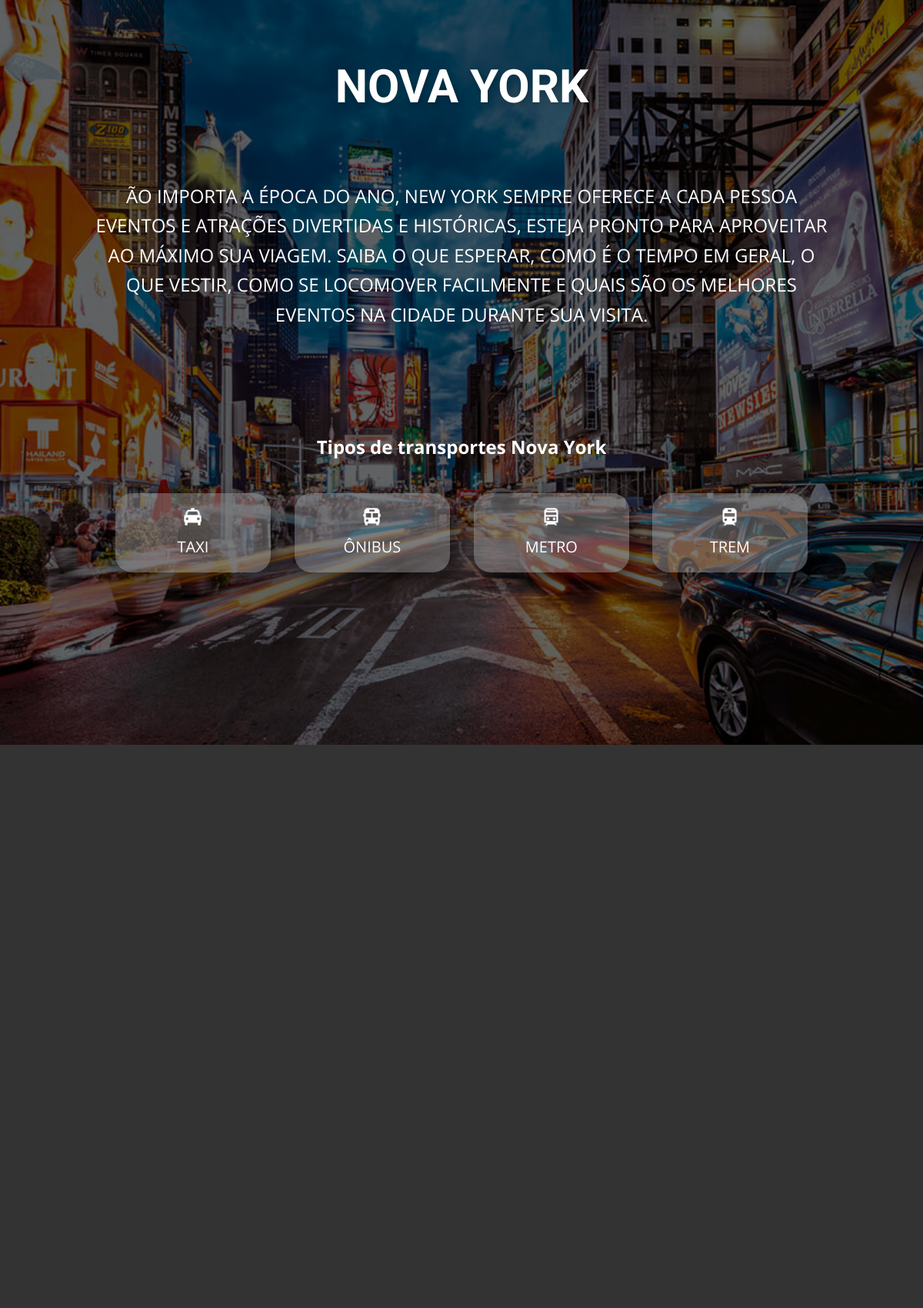
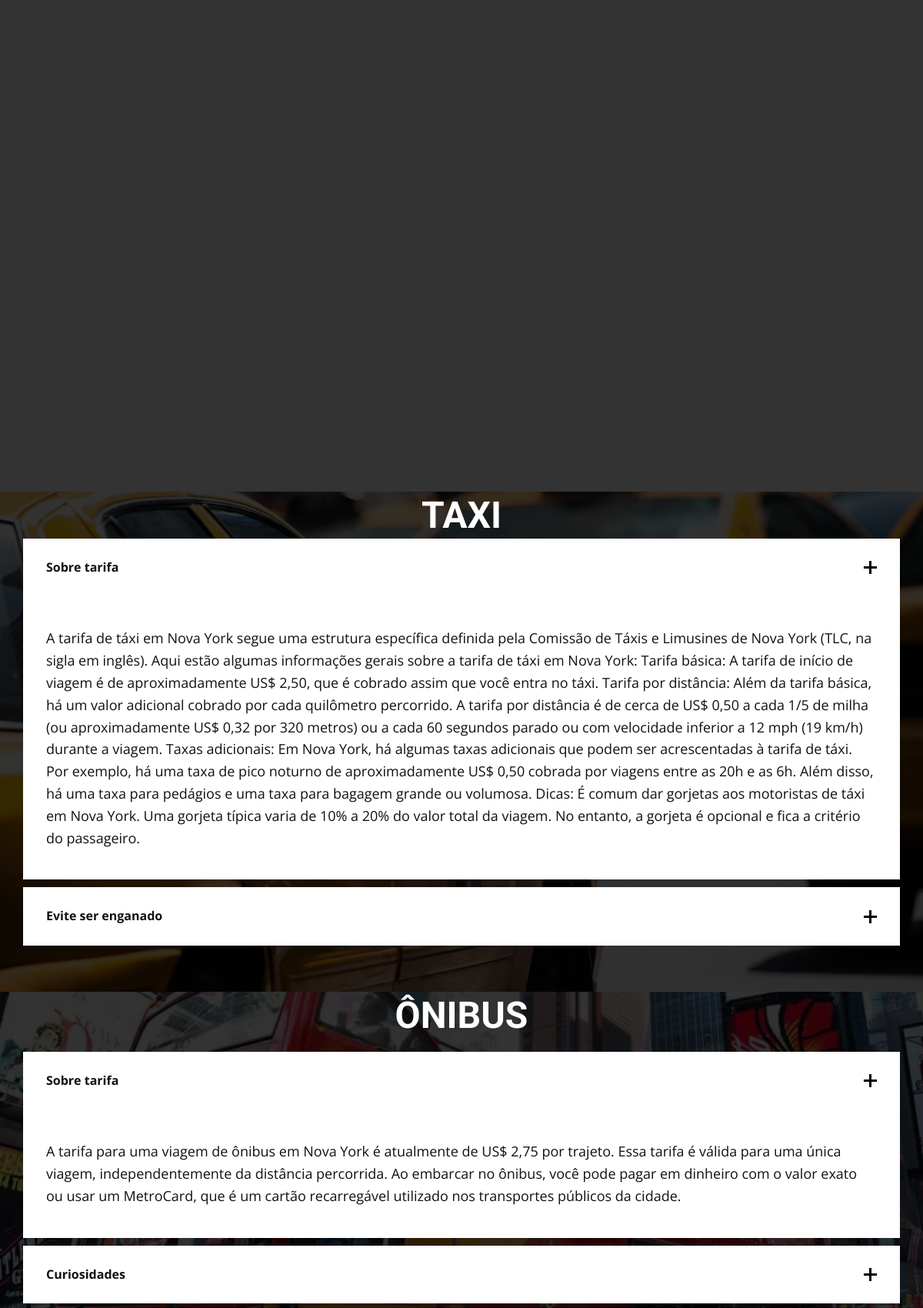
The app's page /NY.php (upper part) with its own data (2 pictures, top to bottom).
### tables this page shows
CREATE TABLE `newyork` (
  `id` int(11) NOT NULL,
  `textos` text NOT NULL
);

### NY.php (the view, shortened to what this page needs)
<?php
include_once './conexao.php';
?>
<!DOCTYPE html>
<html style="font-size: 16px;" lang="pt"><head>
    <link rel="stylesheet" href="nicepage.css" media="screen">
<link rel="stylesheet" href="NY.css" media="screen">
  <meta data-intl-tel-input-cdn-path="intlTelInput/"></head>
  <body class="u-body u-xl-mode" data-lang="pt">
    <section class="skrollable skrollable-between u-align-center u-clearfix u-container-align-center-md u-container-align-center-sm u-container-align-center-xs u-image u-shading u-section-1" src="" id="sec-804d" data-image-width="1024" data-image-height="682">
      <div class="u-clearfix u-sheet u-sheet-1">
        <h1 class="u-align-center-md u-align-center-sm u-align-center-xs u-text u-text-1" data-animation-name="customAnimationIn" data-animation-duration="1500" data-animation-delay="250">NOVA YORK</h1>
        <p class="u-align-center-md u-align-center-sm u-align-center-xs u-large-text u-text u-text-variant u-text-2" data-animation-name="customAnimationIn" data-animation-duration="1500" data-animation-delay="250"> ão importa a época do ano, New York sempre oferece a cada pessoa eventos e atrações divertidas e históricas, esteja pronto para aproveitar ao máximo sua viagem.&nbsp;saiba o que esperar, como é o tempo em geral, o que vestir, como se locomover facilmente e quais são os melhores eventos na cidade durante sua visita.</p>
        <p class="u-align-center-md u-align-center-sm u-align-center-xs u-large-text u-text u-text-variant u-text-3" data-animation-name="customAnimationIn" data-animation-duration="1500" data-animation-delay="250">Tipos de transportes Nova York</p>
        <div class="u-list u-list-1">
          <div class="u-repeater u-repeater-1">
            <div class="u-align-center u-container-style u-grey-40 u-list-item u-opacity u-opacity-45 u-radius-22 u-repeater-item u-shape-round u-list-item-1" data-animation-name="customAnimationIn" data-animation-duration="1250" data-animation-delay="500" data-href="#TAXI">
              <div class="u-container-layout u-similar-container u-container-layout-1"><span class="u-align-center u-file-icon u-icon u-text-white u-icon-1"><img src="images/taxi-solid-24-0e2790eb.png" alt=""></span>
                <h4 class="u-align-center u-custom-font u-text u-text-font u-text-4">TAXI</h4>
              </div>
            </div>
            <div class="u-align-center u-container-align-center u-container-style u-grey-40 u-list-item u-opacity u-opacity-45 u-radius-22 u-repeater-item u-shape-round u-list-item-2" data-animation-name="customAnimationIn" data-animation-duration="1250" data-animation-delay="500" data-href="#ONIBUS">
              <div class="u-container-layout u-similar-container u-container-layout-2"><span class="u-align-center u-file-icon u-icon u-text-white u-icon-2"><img src="images/bus-solid-24-d4263fa7.png" alt=""></span>
                <h4 class="u-align-center u-custom-font u-text u-text-font u-text-5"> ÔNIBUS</h4>
              </div>
            </div>
            <div class="u-align-center u-container-align-center u-container-style u-grey-40 u-list-item u-opacity u-opacity-45 u-radius-22 u-repeater-item u-shape-round u-list-item-3" data-animation-name="customAnimationIn" data-animation-duration="1250" data-animation-delay="500" data-href="#METRO">
              <div class="u-container-layout u-similar-container u-container-layout-3"><span class="u-align-center u-file-icon u-icon u-text-white u-icon-3"><img src="images/train-regular-24-7b294d16.png" alt=""></span>
                <h4 class="u-align-center u-custom-font u-text u-text-font u-text-6">METRO</h4>
              </div>
            </div>
            <div class="u-align-center u-container-align-center u-container-style u-grey-40 u-list-item u-opacity u-opacity-45 u-radius-22 u-repeater-item u-shape-round u-list-item-4" data-animation-name="customAnimationIn" data-animation-duration="1250" data-animation-delay="500" data-href="#TREM">
              <div class="u-container-layout u-similar-container u-container-layout-4"><span class="u-align-center u-file-icon u-icon u-text-white u-icon-4"><img src="images/train-solid-24-36f1e136.png" alt=""></span>
                <h4 class="u-align-center u-custom-font u-text u-text-font u-text-7">TREM</h4>
              </div>
            </div>
          </div>
        </div>
      </div>
    </section>
    <section class="u-align-center u-clearfix u-container-align-center u-grey-80 u-section-2" id="sec-3d1c">
      <div class="u-clearfix u-sheet u-sheet-1">
        <div class="u-expanded-width u-list u-list-1">
          <div class="u-repeater u-repeater-1">
          </div>
        </div>
      </div>
    </section>
    <section class="u-align-center u-clearfix u-image u-shading u-section-3" id="sec-1dfe" data-image-width="1600" data-image-height="948">
      <div class="u-clearfix u-sheet u-sheet-1">
        <h2 class="u-text u-text-1" id="TAXI">TAXI</h2>
        <div class="u-accordion u-expanded-width u-faq u-spacing-10 u-accordion-1">
          <div class="u-accordion-item">
            <a class="active u-accordion-link u-active-white u-button-style u-hover-white u-white u-accordion-link-1" id="link-accordion-f600" aria-controls="accordion-f600" aria-selected="true">
              <span class="u-accordion-link-text">Sobre tarifa</span><span class="u-accordion-link-icon u-icon u-text-grey-50 u-icon-1"><svg class="u-svg-link" preserveAspectRatio="xMidYMin slice" viewBox="0 0 448 448" style=""><use xmlns:xlink="http://www.w3.org/1999/xlink" xlink:href="#svg-3ae2"></use></svg></span>
            </a>
            <div class="u-accordion-active u-accordion-pane u-container-style u-white u-accordion-pane-1" id="accordion-f600" aria-labelledby="link-accordion-f600">
              <div class="u-container-layout u-container-layout-1">
              <?php
                 $query_local = "SELECT id, textos FROM newyork WHERE id = 1 ";
                 $result_local= $conn ->prepare ($query_local);
                 $result_local->execute();
                 ?>
                     <?php
                 while ($row = $result_local->fetch(PDO::FETCH_ASSOC)) {
                     $textos = $row['textos'];
                ?>
                <?php
                  }
                  ?>
                <div class="fr-view u-clearfix u-rich-text u-text">
                  <p><?php echo $textos ?></p>
                </div>
              </div>
            </div>
          </div>
          <div class="u-accordion-item">
            <a class="u-accordion-link u-active-white u-button-style u-hover-white u-white u-accordion-link-2" id="link-accordion-72f4" aria-controls="accordion-72f4" aria-selected="false">
              <span class="u-accordion-link-text">Evite ser enganado</span><span class="u-accordion-link-icon u-icon u-text-grey-50 u-icon-2"><svg class="u-svg-link" preserveAspectRatio="xMidYMin slice" viewBox="0 0 448 448" style=""><use xmlns:xlink="http://www.w3.org/1999/xlink" xlink:href="#svg-05a3"></use></svg></span>
            </a>
                <?php
                 $query_local = "SELECT id, textos FROM newyork WHERE id = 2 ";
                 $result_local= $conn ->prepare ($query_local);
                 $result_local->execute();
                 ?>
                     <?php
                 while ($row = $result_local->fetch(PDO::FETCH_ASSOC)) {
                     $textos = $row['textos'];
                ?>
                <?php
                  }
                  ?>
          </div>
        </div>
      </div>
    </section>
    <section class="u-align-center u-clearfix u-image u-shading u-section-4" id="carousel_ce35" data-image-width="800" data-image-height="533">
      <div class="u-clearfix u-sheet u-sheet-1">
        <h2 class="u-text u-text-1" id ="ONIBUS">ÔNIBUS</h2>
        <div class="u-accordion u-expanded-width u-faq u-spacing-10 u-accordion-1">
          <div class="u-accordion-item">
            <a class="active u-accordion-link u-active-white u-button-style u-hover-white u-white u-accordion-link-1" id="link-accordion-f600" aria-controls="accordion-f600" aria-selected="true">
              <span class="u-accordion-link-text"> Sobre tarifa</span><span class="u-accordion-link-icon u-icon u-text-grey-50 u-icon-1"><svg class="u-svg-link" preserveAspectRatio="xMidYMin slice" viewBox="0 0 448 448" style=""><use xmlns:xlink="http://www.w3.org/1999/xlink" xlink:href="#svg-3ae2"></use></svg></span>
            </a>
            <div class="u-accordion-active u-accordion-pane u-container-style u-white u-accordion-pane-1" id="accordion-f600" aria-labelledby="link-accordion-f600">
              <div class="u-container-layout u-container-layout-1">
                <?php
                 $query_local = "SELECT id, textos FROM newyork WHERE id = 3 ";
                 $result_local= $conn ->prepare ($query_local);
                 $result_local->execute();
                 ?>
                     <?php
                 while ($row = $result_local->fetch(PDO::FETCH_ASSOC)) {
                     $textos = $row['textos'];
                ?>
                <?php
                  }
                  ?>
                <div class="fr-view u-clearfix u-rich-text u-text">
                  <p><?php echo $textos ?></p>
                </div>
              </div>
            </div>
          </div>
          <div class="u-accordion-item">
            <a class="u-accordion-link u-active-white u-button-style u-hover-white u-white u-accordion-link-2" id="link-accordion-72f4" aria-controls="accordion-72f4" aria-selected="false">
              <span class="u-accordion-link-text">Curiosidades</span><span class="u-accordion-link-icon u-icon u-text-grey-50 u-icon-2"><svg class="u-svg-link" preserveAspectRatio="xMidYMin slice" viewBox="0 0 448 448" style=""><use xmlns:xlink="http://www.w3.org/1999/xlink" xlink:href="#svg-05a3"></use></svg></span>
            </a>
          </div>
        </div>
      </div>
    </section>
</body></html>

### records on screen
newyork: textos "A tarifa de táxi em Nova York segue uma estrutura específica definida pela Comissão de Táxis e Limusines de Nova York (TLC, na sigla em inglês). Aqui estão algumas informações gerais sobre a tarifa de táxi em Nova York: Tarifa básica: A tarifa de início de viagem é de aproximadamente US$ 2,50, que é cobrado assim que você entra no táxi. Tarifa por distância: Além da tarifa básica, há um valor adicional cobrado por cada quilômetro percorrido. A tarifa por distância é de cerca de US$ 0,50 a cada 1/5 de milha (ou aproximadamente US$ 0,32 por 320 metros) ou a cada 60 segundos parado ou com velocidade inferior a 12 mph (19 km/h) durante a viagem. Taxas adicionais: Em Nova York, há algumas taxas…"
newyork: textos "A tarifa para uma viagem de ônibus em Nova York é atualmente de US$ 2,75 por trajeto. Essa tarifa é válida para uma única viagem, independentemente da distância percorrida. Ao embarcar no ônibus, você pode pagar em dinheiro com o valor exato ou usar um MetroCard, que é um cartão recarregável utilizado nos transportes públicos da cidade."
